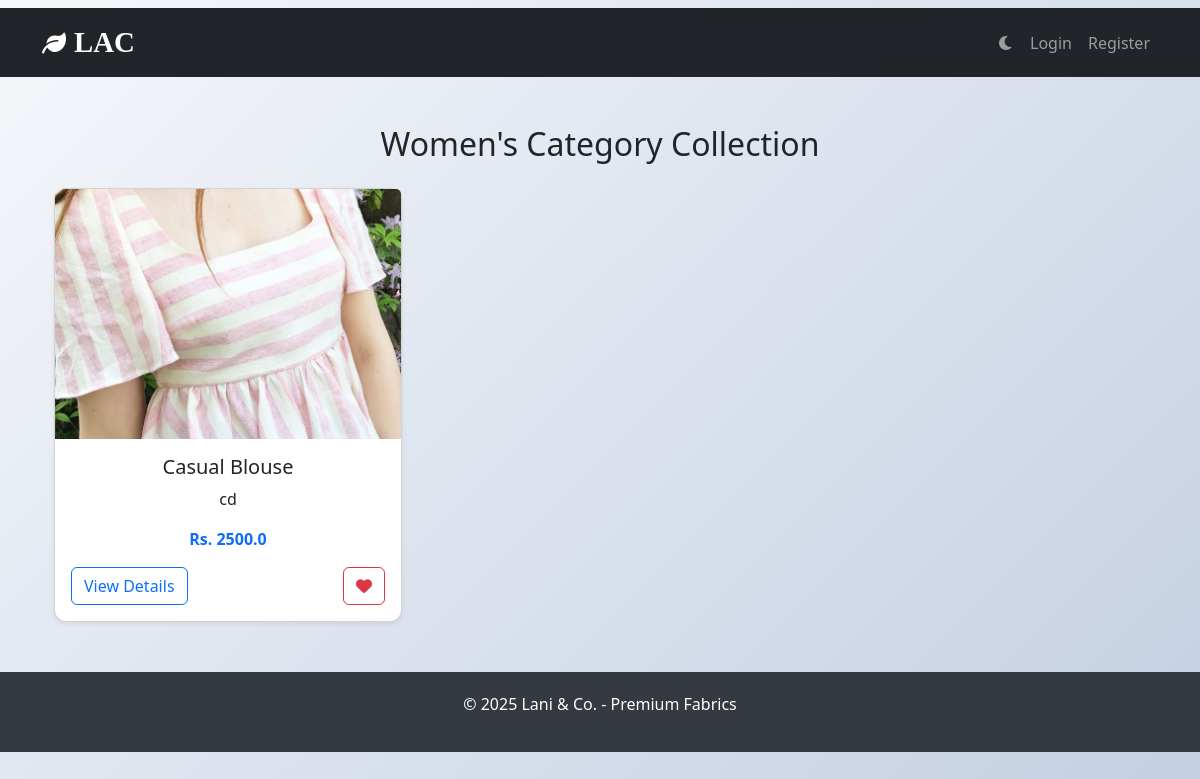
Page /category/women/ on the earlier database version.
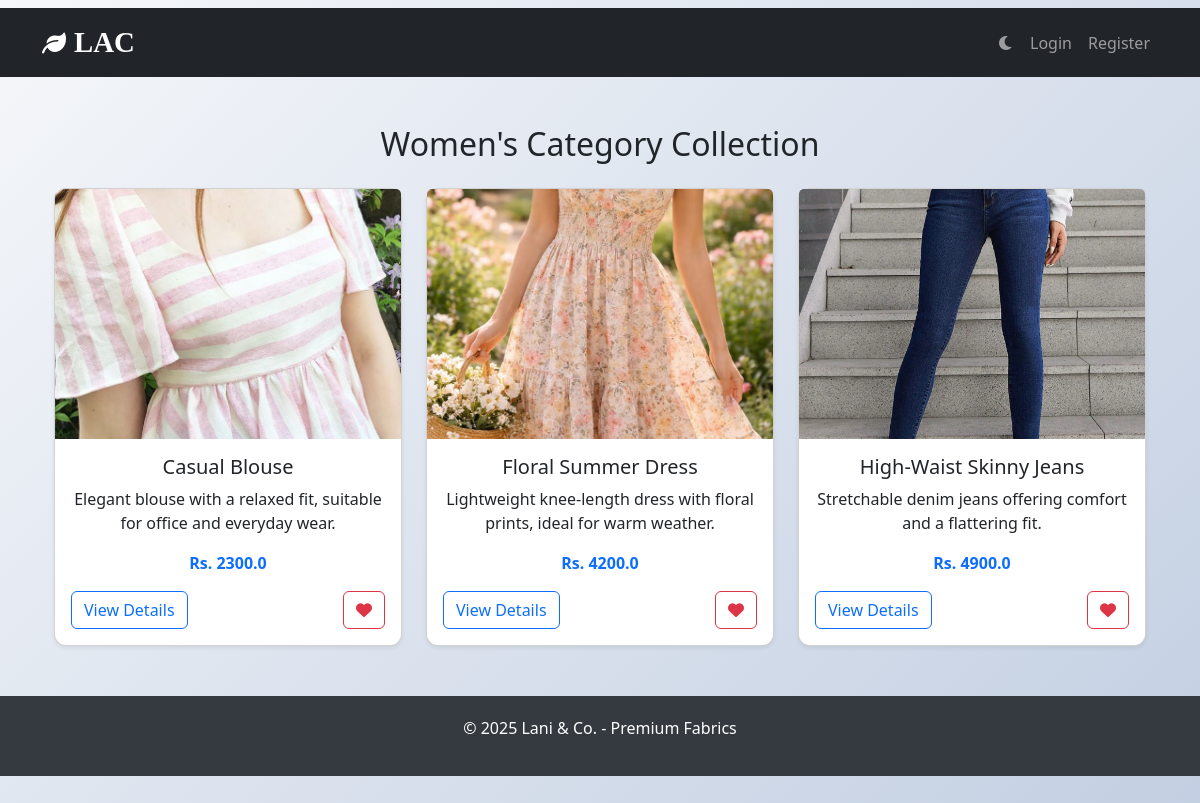
Same page on the later database version.
### shop/models.py (models this page shows, shortened)
class Category(models.Model):
    name = models.CharField(max_length=100)
    slug = models.SlugField(unique=True, blank=False, null=False)
    image = models.ImageField(upload_to='categories/', blank=True, null=True)

class Product(models.Model):
    name = models.CharField(max_length=100)
    price = models.FloatField()
    category = models.ForeignKey(Category, on_delete=models.CASCADE)
    description = models.TextField(blank=True)
    image_filename = models.CharField(max_length=200, blank=True, null=True)
    is_latest = models.BooleanField(default=False)

### myapp/views.py (the view)
# urls.py: path('category/<slug:slug>/', views.category_products, name='category_products'),
@never_cache
def category_products(request, slug):
    category = get_object_or_404(Category, slug=slug)
    products = Product.objects.filter(category=category)
    search_query = request.GET.get('q', '')
    if search_query:
        products = products.filter(name__icontains=search_query)
    favorited_ids = []
    if request.user.is_authenticated:
        favorited_ids = request.user.favorite_set.values_list('product_id', flat=True)
    return render(request, 'category_products.html', {
        'category': category,
        'products': products,
        'search_query': search_query,
        'favorited_ids': favorited_ids,
    })

### shop/templates/category_products.html (shortened to what this page needs)
{% extends 'base.html' %}
{% load static %}
{% block content %}
<div class="container my-5">
    <h2 class="text-center mb-4">{{ category.name }} Collection</h2>
    <div class="row g-4">
        {% if products %}
            {% for product in products %}
            <div class="col-md-4">
                <div class="card h-100 shadow-sm">
                    {% if product.image_filename %}
                        <img src="{% static 'images/products/'|add:product.image_filename %}" class="card-img-top" style="height: 250px; object-fit: cover;">
                    {% elif product.image %}
                        <img src="{{ product.image.url }}" class="card-img-top" style="height: 250px; object-fit: cover;">
                    {% else %}
                        <img src="https://via.placeholder.com/300x250?text=No+Image" class="card-img-top">
                    {% endif %}
                    <div class="card-body text-center">
                        <h5 class="card-title">{{ product.name }}</h5>
                        <p class="card-text">{{ product.description|truncatewords:15 }}</p>
                        <p class="fw-bold text-primary">Rs. {{ product.price }}</p>
                        <div class="d-flex justify-content-between align-items-center">
                            <a href="{% url 'product_detail' product.id %}" class="btn btn-outline-primary">View Details</a>
                            <button class="btn favorite-btn {% if product.id in favorited_ids %}btn-danger{% else %}btn-outline-danger{% endif %}" data-product-id="{{ product.id }}">
                                <i class="fas fa-heart"></i>
                            </button>
                        </div>
                    </div>
                </div>
            </div>
            {% endfor %}
        {% endif %}
    </div>
</div>
{% endblock %}

### shop/templates/base.html (shortened to what this page needs)
{% load static %}
<!DOCTYPE html>
<html lang="en">
<head>
    <link href="https://cdn.jsdelivr.net/npm/bootstrap@5.3.0-alpha1/dist/css/bootstrap.min.css" rel="stylesheet">
    <link rel="stylesheet" href="https://cdnjs.cloudflare.com/ajax/libs/font-awesome/6.0.0/css/all.min.css">
</head>
<body>
<nav class="navbar navbar-expand-lg navbar-dark bg-dark">
    <div class="container">
        <a class="navbar-brand" href="{% url 'home' %}" style="color: white !important;">
            <i class="fas fa-leaf" style="color: white !important;"></i>
            <span style="font-family: 'Cursive', 'Brush Script MT', cursive; font-size: 1.8rem; color: white !important;">LAC</span>
        </a>
        <div class="collapse navbar-collapse" id="navbarNav">
            <ul class="navbar-nav ms-auto">
                <li class="nav-item">
                    <a class="nav-link" href="#" id="darkModeToggle">
                        <i class="fas fa-moon"></i>
                    </a>
                </li>
                {% if user.is_authenticated %}
                    <li class="nav-item">
                        <a class="nav-link" href="#" title="Cart">
                            <i class="fas fa-shopping-cart"></i>
                        </a>
                    </li>
                    <li class="nav-item">
                        <a class="nav-link" href="#" title="Orders">
                            <i class="fas fa-box"></i>
                        </a>
                    </li>
                    <li class="nav-item">
                        <a class="nav-link" href="{% url 'profile' %}" title="Profile">
                            <i class="fas fa-user"></i>
                        </a>
                    </li>
                    <li class="nav-item">
                        <a class="nav-link" href="{% url 'favorites' %}" title="Favorites">
                            <i class="fas fa-heart"></i>
                        </a>
                    </li>
                    <li class="nav-item">
                        <a class="nav-link" href="{% url 'logout' %}" title="Logout">
                            <i class="fas fa-sign-out-alt"></i>
                        </a>
                    </li>
                {% else %}
                    <li class="nav-item">
                        <a class="nav-link" href="{% url 'login' %}">Login</a>
                    </li>
                    <li class="nav-item">
                        <a class="nav-link" href="{% url 'register' %}">Register</a>
                    </li>
                {% endif %}
            </ul>
        </div>
    </div>
</nav>
<div class="container mt-4">
    {% block content %}
    {% endblock %}
</div>
{% block footer %}
<footer class="text-center">
    <div class="container">
        <p>&copy; 2025 Lani & Co. - Premium Fabrics</p>
    </div>
</footer>
{% endblock %}
</body>
</html>

### shop/templates/base.html (style rules this page uses)
body { background: linear-gradient(135deg, #f5f7fa 0%, #c3cfe2 100%); min-height: 100vh; transition: background 0.3s, color 0.3s; }
.navbar-brand { font-weight: bold; font-size: 1.5rem; color: #8B4513 !important; display: flex; align-items: center; gap: 8px; }
footer { margin-top: 50px; background-color: #343a40; color: white; padding: 20px 0; }
.card { border-radius: 12px; }
.btn { position: relative; overflow: hidden; transition: background 0.3s, transform 0.2s; }

Differences in the rows shown:
changed Product "Casual Blouse": description "cd" → "Elegant blouse with a relaxed fit, suitable for office and everyday wear."; price "2500.0" → "2300.0"
added Product: image_filename (picture), name "Floral Summer Dress", description "Lightweight knee-length dress with floral prints, ideal for warm weather.", price "4200.0"
added Product: image_filename (picture), name "High-Waist Skinny Jeans", description "Stretchable denim jeans offering comfort and a flattering fit.", price "4900.0"
